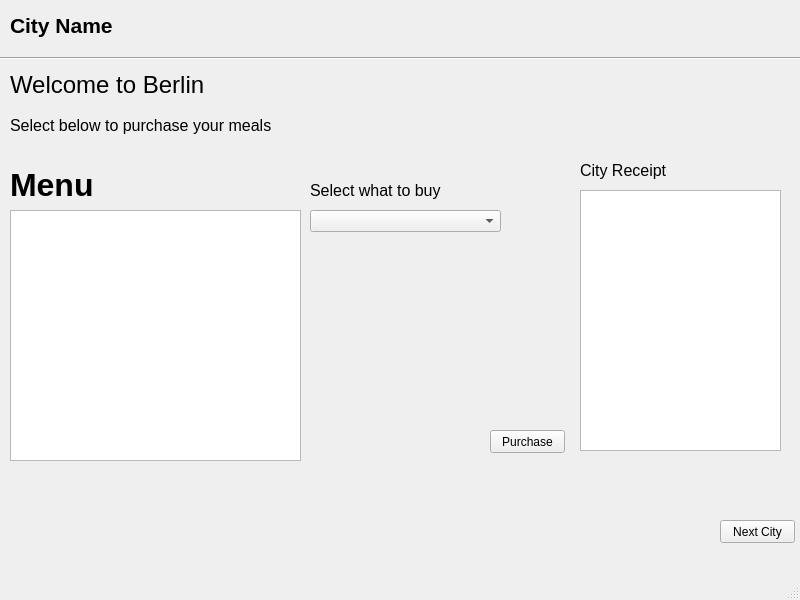
<?xml version="1.0" encoding="UTF-8"?>
<ui version="4.0">
 <class>pariswindow</class>
 <widget class="QMainWindow" name="pariswindow">
  <property name="geometry">
   <rect>
    <x>0</x>
    <y>0</y>
    <width>800</width>
    <height>600</height>
   </rect>
  </property>
  <property name="windowTitle">
   <string>MainWindow</string>
  </property>
  <widget class="QWidget" name="centralwidget">
   <widget class="QComboBox" name="comboBox">
    <property name="geometry">
     <rect>
      <x>310</x>
      <y>210</y>
      <width>191</width>
      <height>22</height>
     </rect>
    </property>
   </widget>
   <widget class="QPushButton" name="pushButton_2">
    <property name="geometry">
     <rect>
      <x>490</x>
      <y>430</y>
      <width>75</width>
      <height>23</height>
     </rect>
    </property>
    <property name="text">
     <string>Purchase</string>
    </property>
   </widget>
   <widget class="QLabel" name="label_5">
    <property name="geometry">
     <rect>
      <x>310</x>
      <y>180</y>
      <width>191</width>
      <height>21</height>
     </rect>
    </property>
    <property name="text">
     <string>&lt;html&gt;&lt;head/&gt;&lt;body&gt;&lt;p&gt;&lt;span style=&quot; font-size:12pt;&quot;&gt;Select what to buy&lt;/span&gt;&lt;/p&gt;&lt;/body&gt;&lt;/html&gt;</string>
    </property>
   </widget>
   <widget class="QPushButton" name="pushButton">
    <property name="geometry">
     <rect>
      <x>720</x>
      <y>520</y>
      <width>75</width>
      <height>23</height>
     </rect>
    </property>
    <property name="text">
     <string>Next City</string>
    </property>
   </widget>
   <widget class="QLabel" name="label">
    <property name="geometry">
     <rect>
      <x>10</x>
      <y>0</y>
      <width>151</width>
      <height>51</height>
     </rect>
    </property>
    <property name="text">
     <string>&lt;html&gt;&lt;head/&gt;&lt;body&gt;&lt;p&gt;&lt;span style=&quot; font-size:16pt; font-weight:700;&quot;&gt;City Name&lt;/span&gt;&lt;/p&gt;&lt;/body&gt;&lt;/html&gt;</string>
    </property>
   </widget>
   <widget class="QLabel" name="label_6">
    <property name="geometry">
     <rect>
      <x>580</x>
      <y>160</y>
      <width>91</width>
      <height>21</height>
     </rect>
    </property>
    <property name="text">
     <string>&lt;html&gt;&lt;head/&gt;&lt;body&gt;&lt;p&gt;&lt;span style=&quot; font-size:12pt;&quot;&gt;City Receipt&lt;/span&gt;&lt;/p&gt;&lt;/body&gt;&lt;/html&gt;</string>
    </property>
   </widget>
   <widget class="QTextBrowser" name="textBrowser_2">
    <property name="geometry">
     <rect>
      <x>580</x>
      <y>190</y>
      <width>201</width>
      <height>261</height>
     </rect>
    </property>
   </widget>
   <widget class="QLabel" name="label_4">
    <property name="geometry">
     <rect>
      <x>10</x>
      <y>160</y>
      <width>101</width>
      <height>51</height>
     </rect>
    </property>
    <property name="text">
     <string>&lt;html&gt;&lt;head/&gt;&lt;body&gt;&lt;p&gt;&lt;span style=&quot; font-size:24pt; font-weight:600;&quot;&gt;Menu&lt;/span&gt;&lt;/p&gt;&lt;/body&gt;&lt;/html&gt;</string>
    </property>
   </widget>
   <widget class="QTextBrowser" name="textBrowser">
    <property name="geometry">
     <rect>
      <x>10</x>
      <y>210</y>
      <width>291</width>
      <height>251</height>
     </rect>
    </property>
   </widget>
   <widget class="QLabel" name="label_2">
    <property name="geometry">
     <rect>
      <x>10</x>
      <y>60</y>
      <width>271</width>
      <height>51</height>
     </rect>
    </property>
    <property name="text">
     <string>&lt;html&gt;&lt;head/&gt;&lt;body&gt;&lt;p&gt;&lt;span style=&quot; font-size:18pt;&quot;&gt;Welcome to Berlin&lt;/span&gt;&lt;/p&gt;&lt;/body&gt;&lt;/html&gt;</string>
    </property>
   </widget>
   <widget class="QLabel" name="label_3">
    <property name="geometry">
     <rect>
      <x>10</x>
      <y>110</y>
      <width>271</width>
      <height>31</height>
     </rect>
    </property>
    <property name="text">
     <string>&lt;html&gt;&lt;head/&gt;&lt;body&gt;&lt;p&gt;&lt;span style=&quot; font-size:12pt;&quot;&gt;Select below to purchase your meals&lt;/span&gt;&lt;/p&gt;&lt;/body&gt;&lt;/html&gt;</string>
    </property>
   </widget>
   <widget class="Line" name="line">
    <property name="geometry">
     <rect>
      <x>0</x>
      <y>50</y>
      <width>811</width>
      <height>16</height>
     </rect>
    </property>
    <property name="orientation">
     <enum>Qt::Horizontal</enum>
    </property>
   </widget>
  </widget>
  <widget class="QMenuBar" name="menubar">
   <property name="geometry">
    <rect>
     <x>0</x>
     <y>0</y>
     <width>800</width>
     <height>21</height>
    </rect>
   </property>
  </widget>
  <widget class="QStatusBar" name="statusbar"/>
 </widget>
 <resources/>
 <connections/>
</ui>
